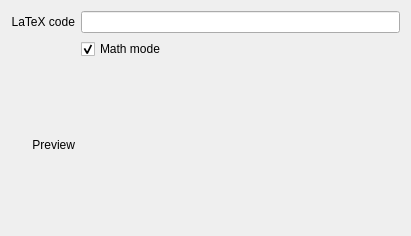
<?xml version="1.0" encoding="UTF-8"?>
<ui version="4.0">
 <class>LatexWidget</class>
 <widget class="QWidget" name="LatexWidget">
  <property name="geometry">
   <rect>
    <x>0</x>
    <y>0</y>
    <width>411</width>
    <height>236</height>
   </rect>
  </property>
  <layout class="QGridLayout" name="gridLayout">
   <item row="0" column="0">
    <widget class="QLabel" name="texLabel">
     <property name="text">
      <string>LaTeX code</string>
     </property>
     <property name="alignment">
      <set>Qt::AlignRight|Qt::AlignTrailing|Qt::AlignVCenter</set>
     </property>
     <property name="buddy">
      <cstring>lineEdit</cstring>
     </property>
    </widget>
   </item>
   <item row="0" column="2">
    <widget class="QLineEdit" name="lineEdit">
     <property name="placeholderText">
      <string/>
     </property>
    </widget>
   </item>
   <item row="2" column="0">
    <widget class="QLabel" name="label">
     <property name="text">
      <string>Preview</string>
     </property>
     <property name="alignment">
      <set>Qt::AlignRight|Qt::AlignTrailing|Qt::AlignVCenter</set>
     </property>
    </widget>
   </item>
   <item row="2" column="2">
    <widget class="QLabel" name="previewLabel">
     <property name="text">
      <string/>
     </property>
     <property name="alignment">
      <set>Qt::AlignCenter</set>
     </property>
    </widget>
   </item>
   <item row="1" column="2">
    <widget class="QCheckBox" name="mathModeCheckBox">
     <property name="text">
      <string>Math mode</string>
     </property>
     <property name="checked">
      <bool>true</bool>
     </property>
    </widget>
   </item>
  </layout>
 </widget>
 <resources/>
 <connections/>
</ui>
